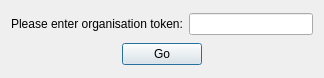
<?xml version="1.0" encoding="UTF-8"?>
<ui version="4.0">
 <class>TokenDialog</class>
 <widget class="QDialog" name="TokenDialog">
  <property name="geometry">
   <rect>
    <x>0</x>
    <y>0</y>
    <width>324</width>
    <height>78</height>
   </rect>
  </property>
  <property name="windowTitle">
   <string>theMapCloud Token</string>
  </property>
  <layout class="QGridLayout" name="gridLayout">
   <item row="2" column="0">
    <layout class="QHBoxLayout" name="tokenHorizontalLayout">
     <item>
      <widget class="QLabel" name="tokenLabel">
       <property name="text">
        <string>Please enter organisation token:</string>
       </property>
      </widget>
     </item>
     <item>
      <widget class="QLineEdit" name="tokenLineEdit"/>
     </item>
    </layout>
   </item>
   <item row="3" column="0">
    <layout class="QHBoxLayout" name="goBtnHorizontalLayout">
     <item>
      <widget class="QPushButton" name="goTokenButton">
       <property name="sizePolicy">
        <sizepolicy hsizetype="Fixed" vsizetype="Fixed">
         <horstretch>0</horstretch>
         <verstretch>0</verstretch>
        </sizepolicy>
       </property>
       <property name="text">
        <string>Go</string>
       </property>
      </widget>
     </item>
    </layout>
   </item>
  </layout>
 </widget>
 <resources>
  <include location="resources.qrc"/>
 </resources>
 <connections/>
</ui>
